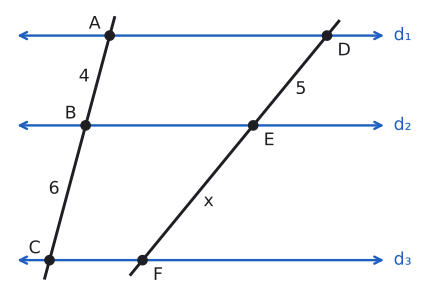

Generate this figure with Python:
import sys; sys.path.insert(0, "tools")
from cizim import *

def uz(P, Q): return round(float(np.linalg.norm(np.asarray(P) - np.asarray(Q))), 3)
def yon(d): return np.array([np.cos(np.radians(d)), np.sin(np.radians(d))])
def kenar(ax, P, Q, metin, G, d=0.45, renk=YAZI, fs=13):
    """[PQ] kenarının ortasına, G noktasından uzak tarafa etiket."""
    P, Q = np.asarray(P, float), np.asarray(Q, float); M = (P + Q) / 2
    u = (Q - P) / np.linalg.norm(Q - P); v = np.array([-u[1], u[0]])
    if np.dot(v, M - np.asarray(G)) < 0: v = -v
    ax.text(*(M + d * v), metin, ha="center", va="center", color=renk, fontsize=fs)
def centik(ax, P, Q, n=1, renk=SOLUK, L=0.18, ara=0.12):
    P, Q = np.asarray(P, float), np.asarray(Q, float)
    u = (Q - P) / np.linalg.norm(Q - P); v = np.array([-u[1], u[0]]); M = (P + Q) / 2
    for k in range(n):
        c = M + (k - (n - 1) / 2) * ara * u
        ax.plot(*zip(c - L * v, c + L * v), color=renk, lw=1.6)

# Thales: d1 ∥ d2 ∥ d3. |AB|=4, |BC|=6, |DE|=5, |EF|=x (7,5).
a1 = 75; C = np.array([0.0, 0.0]); B = C + 6 * yon(a1); A = C + 10 * yon(a1)
a2 = np.degrees(np.arcsin(B[1] / 7.5)); F = np.array([4.0, 0.0]); E = F + 7.5 * yon(a2); D = F + 12.5 * yon(a2)
print("AB", uz(A, B), "BC", uz(B, C), "DE", uz(D, E), "EF", uz(E, F), "yB", B[1], "yE", E[1], "yA", A[1], "yD", D[1])
fig, ax = sekil(5.5, 4.4)
ax.set_aspect("equal"); ax.axis("off")
x0, x1 = -1.5, 14.5
for y, ad in ((A[1], "d₁"), (B[1], "d₂"), (0, "d₃")):
    ax.annotate("", xy=(x1, y), xytext=(x0, y), arrowprops=dict(arrowstyle="<->", color=MAVI, lw=1.8))
    ax.text(x1 + 0.3, y, ad, color=MAVI, va="center", fontsize=13)
ax.plot(*zip(C - 0.8 * yon(a1), A + 0.8 * yon(a1)), color=YAZI)
ax.plot(*zip(F - 0.8 * yon(a2), D + 0.8 * yon(a2)), color=YAZI)
nokta(ax, *A, "A", dx=-0.9, dy=0.3); nokta(ax, *B, "B", dx=-0.9, dy=0.3); nokta(ax, *C, "C", dx=-0.9, dy=0.3)
nokta(ax, *D, "D", dx=0.45, dy=-0.85); nokta(ax, *E, "E", dx=0.45, dy=-0.85); nokta(ax, *F, "F", dx=0.45, dy=-0.85)
kenar(ax, A, B, "4", (5, 5), d=0.6); kenar(ax, B, C, "6", (5, 5), d=0.6)
kenar(ax, D, E, "5", (5, 5), d=0.6); kenar(ax, E, F, "x", (5, 5), d=0.6)
ax.set_xlim(x0 - 0.3, x1 + 1.3); ax.set_ylim(-1.0, A[1] + 1.2)
kaydet(fig, __file__)
